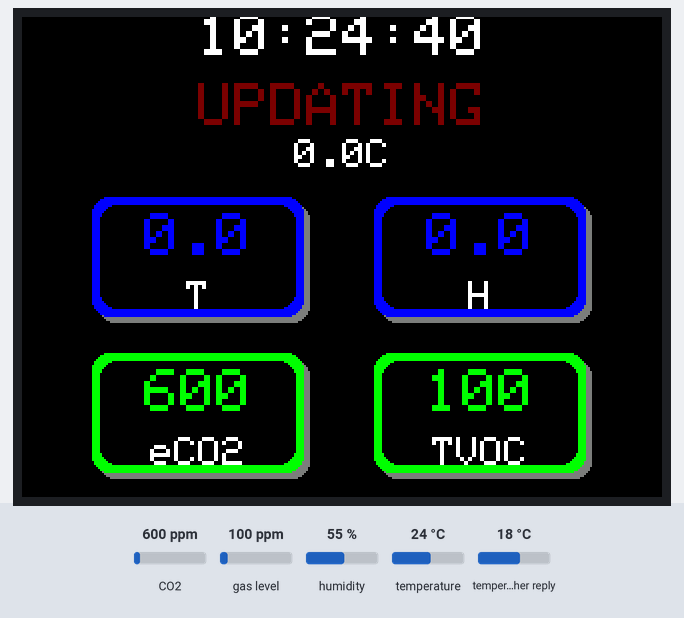
The sketch below on a simulated ESP8266 (Wemos D1 mini). Shown: 320×240 colour display. The inputs (shaded band) are chosen by the test bench; at power-on: CO2 600 ppm, humidity 55 %, temperature 24 °C, gas level 100 ppm, temperature in the weather reply 18 °C. WiFi joins after 1.5 s; servers stay silent unless stated; network time is answered at once with the bench clock; the local clock reads 2024-03-15 10:24:30 at power-on unless the sketch sets it; no MQTT or app messages arrive unless stated; web services answer with replies made up by the test bench; what the sketch prints to the serial monitor is not drawn.

Above: at 11.4 s.
11.5 s: CO2 set to 752 ppm
At 12.7 s:
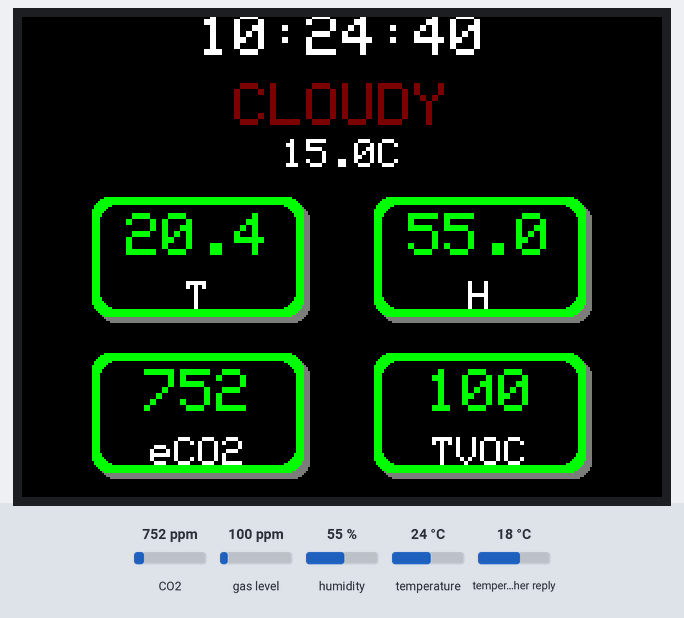
13.6 s: CO2 set to 839 ppm
15.1 s: humidity set to 88 %
At 15.7 s:
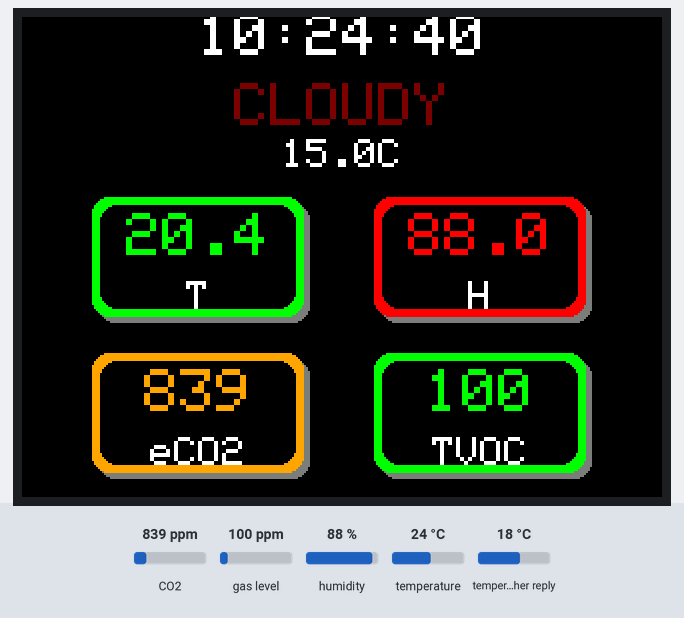
16.7 s: CO2 set to 1050 ppm
At 18.1 s:
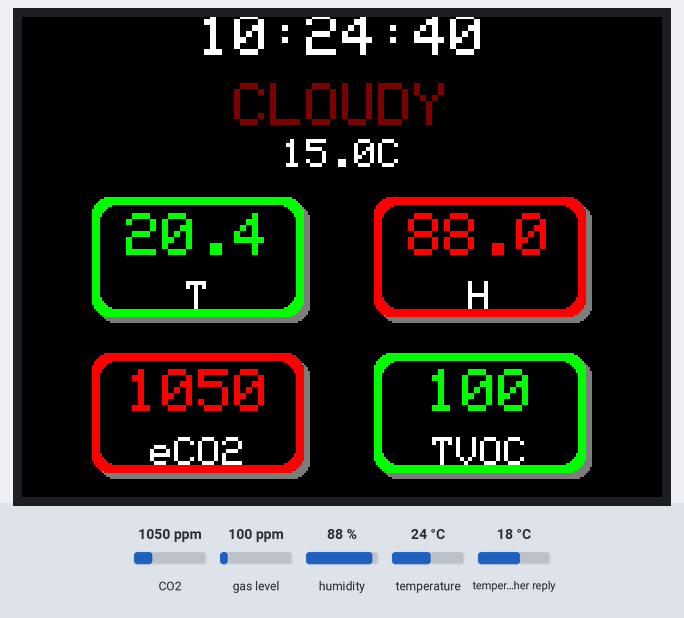
18.4 s: temperature set to 41 °C
At 18.8 s:
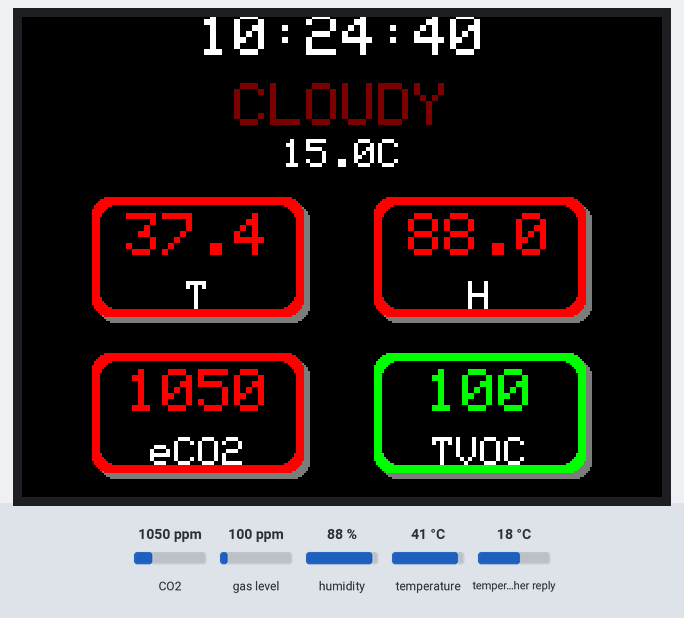
Timing chart, 0 to 21.4 s (numbered marks = the images above; inputs shaded):
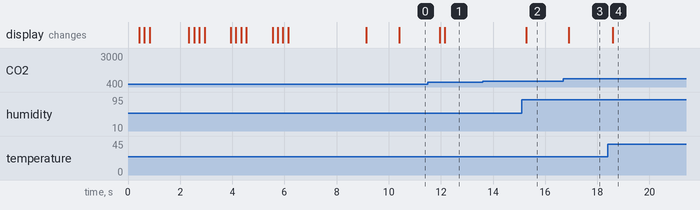

The sketch:

EnviroSense_Touch_rev00.ino
```cpp
//-----INCLUDES LIBRARIES---------------------------------------------------------
//--GENERAL LIBS
#include "secrets.h"
#include <Wire.h>
#include <SPI.h>
#include <NTPClient.h>
#include <ESP8266WiFi.h>
#include <WiFiUdp.h>
#include <ArduinoJson.h>
#include <WiFiClient.h>
#include <ESP8266mDNS.h>
#include <ArduinoOTA.h>
#include <ArduinoJson.h>
#include "PubSubClient.h"  // Connect and publish to the MQTT broker

//--WEMOS TFT 2.4 Touch----> https://www.wemos.cc/en/latest/d1_mini_shield/tft_2_4.html
#include <Adafruit_GFX.h>
#include <Adafruit_ILI9341.h>
#include <XPT2046_Touchscreen.h>

//--WEMOS SGP30 CO2---->https://www.wemos.cc/en/latest/d1_mini_shield/sgp30.html
#include "Adafruit_SGP30.h"

//--WEMOS SHT30
#include <WEMOS_SHT3X.h>  //needs to be downloaded from: https://github.com/wemos/WEMOS_SHT3x_Arduino_Library


//--------------------------------------------------------------------------------
//-----DEFENITIONS-----
//--TFT 2.4
#define TFT_CS D0   //for D1 mini or TFT I2C Connector Shield (V1.1.0 or later)
#define TFT_DC D8   //for D1 mini or TFT I2C Connector Shield (V1.1.0 or later)
#define TFT_RST -1  //for D1 mini or TFT I2C Connector Shield (V1.1.0 or later)
#define TS_CS D3    //for D1 mini or TFT I2C Connector Shield (V1.1.0 or later)
Adafruit_ILI9341 tft = Adafruit_ILI9341(TFT_CS, TFT_DC, TFT_RST);
XPT2046_Touchscreen ts(TS_CS);

//--SGP30
Adafruit_SGP30 sgp;
bool isSgp;
int sgpCounter;
float tVoc = 0, eCo2 = 0, lasttVoc, lasteCo2;

//--SHT30
SHT3X sht30(0x45);
float temp = 0, humid = 0, lastTemp, lastHumid;
float tempOffset = 24.3 - 27.9;

//+++++++++SETUP PARAMETERS++++++++++
int state = 0;

//---------> TIME INETRVALS <---------------
long updateTimeInterval = 30000;           // interval at which to send (milliseconds)
long previousMillis = updateTimeInterval;  // will store last time data was sent
float displayThereshold = 20.0;

//---------> NTP Client <---------------
const long utcOffsetInSeconds = -25200;
WiFiUDP ntpUDP;
NTPClient timeClient(ntpUDP, "pool.ntp.org", utcOffsetInSeconds);
String timeToDisplay = "waiting to receive the time from server";

//---------> Weather Map API <---------
WiFiClient client;
const char server[] = "api.openweathermap.org";

int status = WL_IDLE_STATUS;
#define JSON_BUFF_DIMENSION 2500
unsigned long lastConnectionTime = 30 * 60 * 1000;  // last time you connected to the server, in milliseconds
const unsigned long postInterval = 30 * 60 * 1000;  // posting interval of 10 minutes  (10L * 1000L; 10 seconds delay for testing)
bool weatherUpdated = false;
String weatherForcast = "Updating..";
float weatherTemp = 0;
String weatherCondition = "UPDATING";

//---------> MQTT <---------
const char* clientID = "EnviroSenseTouch";

const char* temperature_topic = "EnviroSenseTouch/ENVT_temperature";
const char* humidity_topic = "EnviroSenseTouch/ENVT_humidity";
const char* tVoc_topic = "EnviroSenseTouch/ENVT_tVoc";
const char* eCO2_topic = "EnviroSenseTouch/ENVT_equivalentCO2";

PubSubClient mqttClient(client);
long intervalMQTT = 30 * 1000, lastTimeSentMQTT = intervalMQTT;

unsigned long touchOverrideTime = 0;
const unsigned long touchOverrideDuration = 5000;
//--------------------------------------------------------------------------------
void setup() {
  Serial.begin(115200);
  InitializeDisplay();
  InitializeWifi();
  isSgp = InitializeSgp();
  ArduinoOTAInitializer();
  mqttClient.setServer(mqtt_server, mqtt_port);
  publishDiscovery();
  delay(1000);
  StartApp();
  delay(1000);
}

void loop() {
  ArduinoOTA.handle();

  if (ts.touched()) HandleTouch();

  StateMachine();
}


//--------------------------------------------------------------------------------
void StateMachine() {
  unsigned long currentMillis = millis();
  switch (state) {
    case 0:
      {
        if (isSgp) MeasureSgp();
        state++;
        break;
      }
    case 1:
      {
        if (currentMillis - previousMillis > updateTimeInterval) {
          previousMillis = currentMillis;
          UpdateTime();
          DisplayManager();
        }
        state++;
        break;
      }
    case 2:
      {
        MeasureSht();
        state++;
        break;
      }
    case 3:
      {
        if (currentMillis - lastConnectionTime > postInterval) {
          lastConnectionTime = currentMillis;
          UpdateWeather();
        }
        state++;
        break;
      }
    case 4:
      {
        if (currentMillis - lastTimeSentMQTT > intervalMQTT) {
          lastTimeSentMQTT = currentMillis;
          if (!mqttClient.connected()) {
            reconnectMQTT();
          }
          mqttClient.loop();
          SendMQTT();
        }
        state++;
        break;
      }
    case 5:
      {
        UpdateDisplay();
        state = 0;
        break;
      }
  }
}

// -------------------- Home Assistant Discovery --------------------
void publishDiscovery() {
  mqttClient.publish(
    "homeassistant/sensor/envirosense_touch_temperature/config",
    R"({"
    name":"ENVT_Temperature",
    "state_topic":"EnviroSenseTouch/ENVT_temperature",
    "unit_of_measurement":"C",
    "device_class":"temperature"
    })",
    true);

  mqttClient.publish(
    "homeassistant/sensor/envirosense_touch_humidity/config",
    R"({
      "name":"ENVT_Humidity",
      "state_topic":"EnviroSenseTouch/ENVT_humidity",
      "unit_of_measurement":"%",
      "device_class":"humidity"
      })",
    true);

  mqttClient.publish(
    "homeassistant/sensor/envirosense_touch_tvoc/config",
    R"({
      "name":"ENVT_tVOC",
      "state_topic":"EnviroSenseTouch/ENVT_tVoc",
      "unit_of_measurement":"ppb"
      })",
    true);

  mqttClient.publish(
    "homeassistant/sensor/envirosense_touch_eco2/config",
    R"({
      "name":"ENVT_eCO2",
      "state_topic":"EnviroSenseTouch/ENVT_equivalentCO2",
      "unit_of_measurement":"ppm"
      })",
    true);

  Serial.println("Home Assistant discovery published.");
}

// -------------------- Send Sensor Data --------------------
void SendMQTT() {
  if (!mqttClient.connected()) return;

  // mqttClient.publish(temperature_topic, String(temp, 1).c_str(), true);
  // mqttClient.publish(humidity_topic, String(humid, 1).c_str(), true);
  // mqttClient.publish(tVoc_topic, String(tVoc, 0).c_str(), true);
  // mqttClient.publish(eCO2_topic, String(eCo2, 0).c_str(), true);

  char payload[32];

  // Temperature
  snprintf(payload, sizeof(payload), "%.2f", temp);
  mqttClient.publish(temperature_topic, payload, true);

  // Humidity
  snprintf(payload, sizeof(payload), "%.2f", humid);
  mqttClient.publish(humidity_topic, payload, true);

  // tVOC
  snprintf(payload, sizeof(payload), "%.0f", tVoc);
  mqttClient.publish(tVoc_topic, payload, true);

  // eCO2
  snprintf(payload, sizeof(payload), "%.0f", eCo2);
  mqttClient.publish(eCO2_topic, payload, true);

  Serial.println("MQTT data sent:");
  Serial.printf("Temp: %.1f °C, Humidity: %.1f%%, tVOC: %.0f ppb, eCO2: %.0f ppm\n", temp, humid, tVoc, eCo2);
}

// -------------------- MQTT Reconnect --------------------
void reconnectMQTT() {
  while (!mqttClient.connected()) {
    Serial.print("Attempting MQTT connection...");
    if (mqttClient.connect(clientID, mqtt_user, mqtt_pass)) {
      Serial.println("connected");
      // Optionally re-publish discovery after reconnect
      publishDiscovery();
    } else {
      Serial.print("failed, rc=");
      Serial.print(mqttClient.state());
      Serial.println(" try again in 5 seconds");
      delay(5000);
    }
  }
}

void HandleTouch() {
  touchOverrideTime = millis();
  // TS_Point p = ts.getPoint();

  // tft.fillScreen(ILI9341_BLACK);
  // tft.setCursor(0, 0);

  // tft.print("Pressure = ");
  // tft.println(p.z);
  // tft.print("X = ");
  // tft.println(p.x);
  // tft.print("Y = ");
  // tft.println(p.y);
}

void UpdateTime() {
  timeClient.update();
  timeToDisplay = timeClient.getFormattedTime();
}

void MeasureSgp() {
  if (!sgp.IAQmeasure()) {
    return;
  }

  lasttVoc = tVoc;
  lasteCo2 = eCo2;
  tVoc = sgp.TVOC;
  eCo2 = sgp.eCO2;
}

void MeasureSht() {
  if (sht30.get() == 0) {
    temp, humid, lastTemp, lastHumid;
    lastTemp = temp;
    lastHumid = humid;
    temp = sht30.cTemp + tempOffset;
    humid = sht30.humidity;

  } else {
  }
}

void UpdateWeather() {
  weatherUpdated = false;
  weatherForcast = WeatherRequest();
}

void UpdateDisplay() {
  float t = Difrentiator(temp, lastTemp);
  float h = Difrentiator(humid, lastHumid);
  float v = Difrentiator(tVoc, lasttVoc);
  float c = Difrentiator(eCo2, lasteCo2);

  if (t >= displayThereshold || h >= displayThereshold || c >= displayThereshold) {
    DisplayManager();
  }
}

// Draw weather icon
void DrawWeatherIcon(int x, int y, int size, String condition) {
  // simple icons using filled shapes
  if (condition == "CLEAR") {
    tft.fillCircle(x, y, size / 2, ILI9341_YELLOW);  // sun
  } else if (condition == "CLOUDY") {
    tft.fillRoundRect(x - size / 2, y - size / 4, size, size / 2, 5, ILI9341_LIGHTGREY);  // cloud
  } else if (condition == "RAIN") {
    tft.fillRoundRect(x - size / 2, y - size / 4, size, size / 2, 5, ILI9341_LIGHTGREY);
    tft.drawLine(x - size / 4, y + size / 4, x - size / 4, y + size / 2, ILI9341_BLUE);
    tft.drawLine(x, y + size / 4, x, y + size / 2, ILI9341_BLUE);
    tft.drawLine(x + size / 4, y + size / 4, x + size / 4, y + size / 2, ILI9341_BLUE);
  } else if (condition == "SNOW") {
    tft.fillRoundRect(x - size / 2, y - size / 4, size, size / 2, 5, ILI9341_WHITE);
    tft.drawLine(x - 5, y, x + 5, y, ILI9341_CYAN);
    tft.drawLine(x, y - 5, x, y + 5, ILI9341_CYAN);
  } else if (condition == "THUNDERSTORM") {
    tft.fillRoundRect(x - size / 2, y - size / 4, size, size / 2, 5, ILI9341_LIGHTGREY);
    tft.fillTriangle(x, y, x - 5, y + 15, x + 5, y + 15, ILI9341_YELLOW);
  } else {
    // default cloud
    tft.fillRoundRect(x - size / 2, y - size / 4, size, size / 2, 5, ILI9341_LIGHTGREY);
  }
}

void DisplayManager() {
  int hourNow = timeClient.getHours();
  // Check if we are within the 5-second override window
  bool forceOn = (millis() - touchOverrideTime) < touchOverrideDuration;

  // If between 7 PM and 6 AM, blank the screen, unless forced
  if (!forceOn && (hourNow >= 19 || hourNow < 6)) {
    tft.fillScreen(ILI9341_BLACK);
    return; // skip drawing
  }

  tft.fillScreen(ILI9341_BLACK);

  int width = tft.width();
  int height = tft.height();
  int cx = width / 3;
  int cy = height / 4;

  // Time at top
  tft.setTextColor(ILI9341_WHITE);
  tft.setTextSize(3);
  PrintCentreString(timeToDisplay, width / 2, cy / 6);

  // Weather icon + temperature
  // DrawWeatherIcon(width / 2, cy, 2, weatherCondition);
  // tft.setTextColor(ILI9341_WHITE);
  tft.setTextColor(ILI9341_MAROON);

  tft.setTextSize(3);
  PrintCentreString(weatherCondition, width / 2, cy * .75);
  tft.setTextColor(ILI9341_WHITE);
  tft.setTextSize(2);
  PrintCentreString(String(weatherTemp, 1) + "C", width / 2, cy * 1.15);

  // Sensor buttons

  DrawSensorButton(cx / 3, cy * 1.5, cx, cy, "T", String(temp, 1), ColorMeter(temp, 20, 25, 27));
  DrawSensorButton(cx * 5 / 3, cy * 1.5, cx, cy, "H", String(humid, 1), ColorMeter(humid, 40, 70, 80));
  DrawSensorButton(cx / 3, cy * 2.8, cx, cy, "eCO2", String(eCo2, 0), ColorMeter(eCo2, 400, 800, 1000));
  DrawSensorButton(cx * 5 / 3, cy * 2.8, cx, cy, "TVOC", String(tVoc, 0), ColorMeter(tVoc, 50, 500, 1000));
}

void DrawSensorButton(int x, int y, int cx, int cy, String label, String value, uint16_t color) {
  int r = 8;  // rounded corners
  int t = 4;  // inner padding

  // Shadow
  tft.fillRoundRect(x + 3, y + 3, cx, cy, r, ILI9341_DARKGREY);

  // Button background
  tft.fillRoundRect(x, y, cx, cy, r, color);

  // Inner rectangle
  tft.fillRoundRect(x + t, y + t, cx - 2 * t, cy - 2 * t, r, ILI9341_BLACK);

  // Draw value centered
  tft.setTextColor(color);
  tft.setTextSize(3);
  int16_t x1, y1;
  uint16_t w, h;
  tft.getTextBounds(value, x + cx / 2, y + cy / 2, &x1, &y1, &w, &h);
  tft.setCursor(x + cx / 2 - w / 2, y + cy / 2 - h / 2 - 10);
  tft.print(value);

  // Draw label centered below value
  tft.setTextSize(2);
  tft.getTextBounds(label, x + cx / 2, y + cy / 2, &x1, &y1, &w, &h);
  tft.setCursor(x + cx / 2 - w / 2, y + cy / 2 - h / 2 + 20);
  tft.setTextColor(ILI9341_WHITE);
  tft.print(label);
}


// void DisplayManager() {
//   int cx = tft.width() / 3 - 1;
//   int cy = tft.height() / 4 - 1;

//   tft.fillScreen(ILI9341_BLACK);
//   tft.setCursor(0, 0);

//   DrawButton(cx / 3, cy / 2, cx, cy, String(temp, 1), ColorMeter(temp, 20, 25, 27));
//   DrawButton(5 * cx / 3, cy / 2, cx, cy, String(humid, 1), ColorMeter(humid, 40, 70, 80));
//   DrawButton(cx / 3, 5 * cy / 2, cx, cy, String(eCo2, 0), ColorMeter(eCo2, 400, 800, 1000));
//   DrawButton(5 * cx / 3, 5 * cy / 2, cx, cy, String(tVoc, 0), ColorMeter(tVoc, 50, 500, 1000));
//   tft.setTextColor(ILI9341_WHITE);
//   PrintCentreString(timeToDisplay, tft.width() / 2, cy / 4);
//   tft.setCursor(0, 0);
//   PrintCentreString(weatherForcast, tft.width() / 2, tft.height() - cy / 10);
// }

uint16_t ColorMeter(int n, int low, int high, int extreme) {
  if (n < low) {
    return ILI9341_BLUE;
  } else if (n < high) {
    return ILI9341_GREEN;
  } else if (n < extreme) {
    return ILI9341_ORANGE;
  } else {
    return ILI9341_RED;
  }
}

void DrawButton(int x, int y, int cx, int cy, String text, uint16_t color) {
  int r = 4;
  int t = 3;
  uint16_t bc = ILI9341_BLACK;
  int textSize = 3;

  tft.fillRoundRect(x, y, cx, cy, r, color);
  tft.fillRoundRect(x + t, y + t, cx - t - t, cy - t - t, r, bc);
  tft.setTextColor(color);
  tft.setTextSize(textSize);
  PrintCentreString(text, x + cx / 2, y + cy / 2);
}

void PrintCentreString(const String& t, int x, int y) {
  int16_t x1, y1;
  uint16_t w, h;
  tft.getTextBounds(t, x, y, &x1, &y1, &w, &h);  //calc width of new string
  tft.setCursor(x - w / 2, y - h / 2);
  tft.print(t);
}

// void SendMQTT() {
//   if (mqttClient.connect(clientID)) {
//     SendMQTTMessages(temperature_topic, String(temp));
//     SendMQTTMessages(humidity_topic, String(humid));
//     SendMQTTMessages(tVoc_topic, String(tVoc));
//     SendMQTTMessages(eCO2_topic, String(eCo2));

//     mqttClient.disconnect();  // disconnect from the MQTT broker
//   } else {
//     //Serial.println("Connection to MQTT Broker failed...");
//   }
// }

void SendMQTTMessages(const char* topic, String parameter) {
  if (!mqttClient.publish(topic, parameter.c_str())) {
    mqttClient.connect(clientID);
    delay(10);  // This delay ensures that client.publish doesn't clash with the client.connect call
    mqttClient.publish(topic, parameter.c_str());
  }
}

float Difrentiator(float a, float b) {
  float r = ((a - b) / a) * 100;
  return r;
}

void InitializeDisplay() {
  ts.begin();
  ts.setRotation(1);

  tft.begin();
  tft.setRotation(3);
  tft.fillScreen(ILI9341_BLACK);
  tft.setTextColor(ILI9341_WHITE);
  tft.setTextSize(3);
  tft.println("EnviroSense Touch");
  tft.println("A. Yaghini");
}

void InitializeWifi() {
  tft.println("");
  Progressor("WiFi");
  WiFi.begin(ssid, password);
  while (WiFi.status() != WL_CONNECTED) {
    delay(500);
    Serial.print(".");
    //Serial.print ( "." );
  }
  tft.println(" ok");
  Serial.println("\nWiFi connected!");
}

bool InitializeSgp() {
  Progressor("SGP30");

  if (!sgp.begin()) {
    tft.setTextColor(ILI9341_RED);
    tft.println("  X");
    tft.setTextColor(ILI9341_WHITE);
    return false;
  } else {
    tft.setTextColor(ILI9341_GREEN);
    tft.println("  ok");
    tft.setTextColor(ILI9341_WHITE);
    return true;
  }
}

void Progressor(String in) {
  tft.print(in);
  delay(200);
  tft.setTextColor(ILI9341_RED);
  tft.print(".");
  delay(200);
  tft.print("..");
  delay(200);
  tft.print("...");
  tft.setTextColor(ILI9341_WHITE);
}

void StartApp() {
  Progressor("Time");
  timeClient.begin();
  tft.setTextColor(ILI9341_GREEN);
  tft.println("  ok");
  tft.setTextColor(ILI9341_WHITE);
  delay(1000);
  Progressor("Weather");
  tft.setTextColor(ILI9341_GREEN);
  tft.println("  ok");
  tft.setTextColor(ILI9341_WHITE);
  delay(3000);
  tft.fillScreen(ILI9341_GREEN);
}

void ArduinoOTAInitializer() {
  ArduinoOTA.setHostname("Enviro_Touch");
  ArduinoOTA.onStart([]() {
    String type;
    if (ArduinoOTA.getCommand() == U_FLASH) {
      type = "sketch";
    } else {  // U_FS
      type = "filesystem";
    }

    // NOTE: if updating FS this would be the place to unmount FS using FS.end()
    Serial.println("Start updating " + type);
  });
  ArduinoOTA.onEnd([]() {
    Serial.println("\nEnd");
  });
  ArduinoOTA.onProgress([](unsigned int progress, unsigned int total) {
    Serial.printf("Progress: %u%%\r", (progress / (total / 100)));
  });
  ArduinoOTA.onError([](ota_error_t error) {
    Serial.printf("Error[%u]: ", error);
    if (error == OTA_AUTH_ERROR) {
      Serial.println("Auth Failed");
    } else if (error == OTA_BEGIN_ERROR) {
      Serial.println("Begin Failed");
    } else if (error == OTA_CONNECT_ERROR) {
      Serial.println("Connect Failed");
    } else if (error == OTA_RECEIVE_ERROR) {
      Serial.println("Receive Failed");
    } else if (error == OTA_END_ERROR) {
      Serial.println("End Failed");
    }
  });
  ArduinoOTA.begin();
  ArduinoOTA.begin();
}

// to request data from OWM
String WeatherRequest() {
  client.stop();
  weatherUpdated = false;

  if (!client.connect(server, 80)) {
    Serial.println("Failed to connect to server");
    return "NAS";
  }

  // Send HTTP request
  client.print("GET /data/2.5/forecast?q=");
  client.print(nameOfCity);
  client.print("&APPID=");
  client.print(apiKey);
  client.println("&mode=json&units=metric&cnt=2 HTTP/1.1");
  client.println("Host: api.openweathermap.org");
  client.println("User-Agent: ArduinoWiFi/1.1");
  client.println("Connection: close");
  client.println();

  // Wait for response
  unsigned long timeout = millis();
  while (!client.available()) {
    if (millis() - timeout > 5000) {
      client.stop();
      Serial.println("Client timeout");
      return "CONNECTION!";
    }
  }

  // Skip headers
  while (client.available()) {
    String line = client.readStringUntil('\n');
    line.trim();
    if (line.length() == 0) break;
  }

  // Read JSON
  String jsonBody = client.readString();
  StaticJsonDocument<JSON_BUFF_DIMENSION> doc;
  DeserializationError error = deserializeJson(doc, jsonBody);
  if (error) {
    Serial.print("JSON parse error: ");
    Serial.println(error.c_str());
    client.stop();
    return "JSON ERR";
  }

  client.stop();

  // Extract values
  int id = doc["list"][0]["weather"][0]["id"];
  weatherTemp = doc["list"][0]["main"]["feels_like"];  // store temperature

  if (id >= 200 && id < 300) weatherCondition = "THUNDERSTORM";
  else if (id >= 300 && id < 400) weatherCondition = "DRIZZLE";
  else if (id >= 500 && id < 600) weatherCondition = "RAIN";
  else if (id >= 600 && id < 700) weatherCondition = "SNOW";
  else if (id >= 700 && id < 800) weatherCondition = "ATMOSPHERE";
  else if (id == 800) weatherCondition = "CLEAR";
  else if (id > 800) weatherCondition = "CLOUDY";
  else weatherCondition = "UPDATING";

  weatherUpdated = (id > 100);

  // Return simple status for debug
  return weatherCondition;
}
```

Source omitted: secrets.example.h (328 bytes)

Measured:
- after the input at 11.5 s, the display: first differs from a run without the input after 0.65 s (image 1)
- after the input at 13.6 s, every drawn part: stays the same
- after the input at 15.1 s, the display: changes after 0.17 s (image 2)
- after the input at 16.7 s, the display: changes after 0.20 s (image 3)
- after the input at 18.4 s, the display: changes after 0.18 s (image 4)
